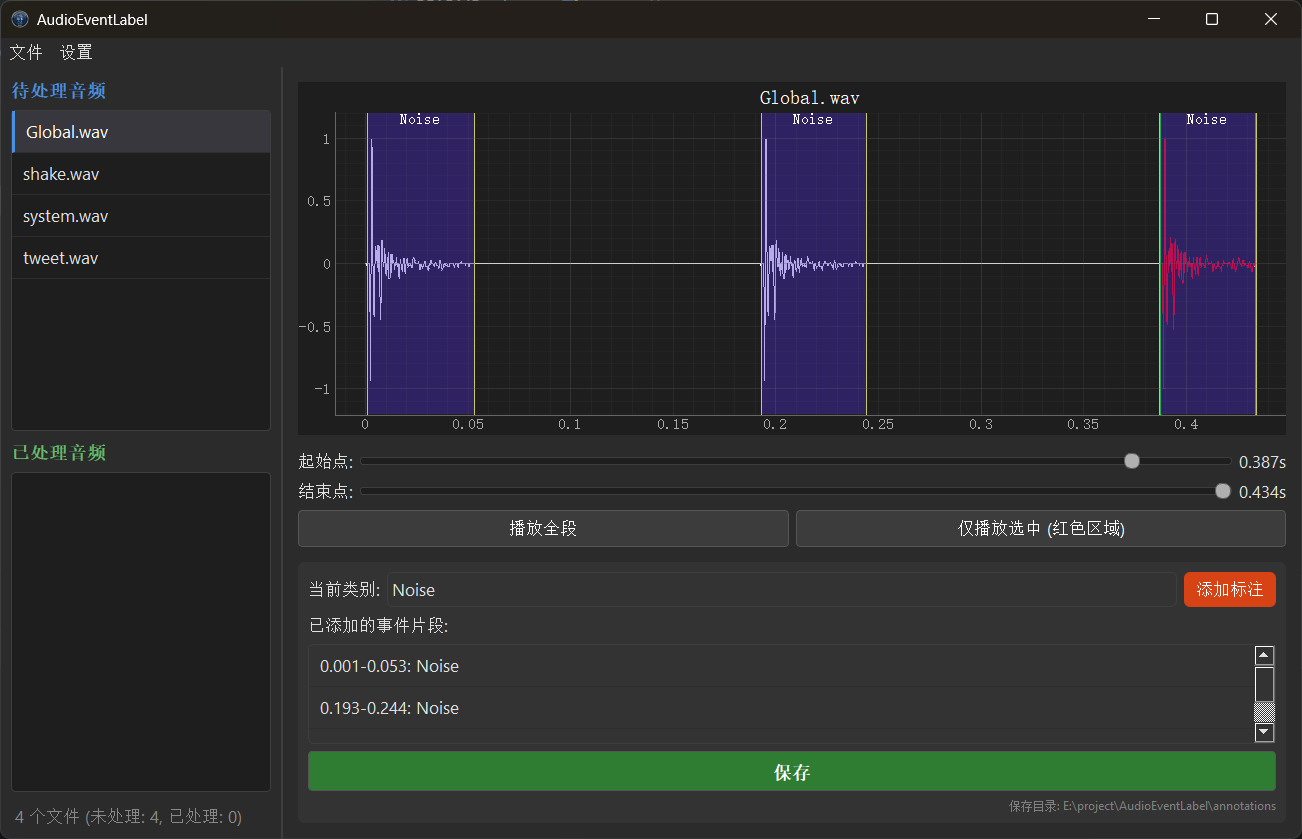

The script that drew this image:
# -*- coding: utf-8 -*-
import sys
import os
import json
import ctypes
import traceback
import threading
import numpy as np
import sounddevice as sd
import colorsys
import subprocess
import csv
import shutil
from send2trash import send2trash

# ------------------------ 禁止子进程弹出黑框的代码 ------------------------
if sys.platform.startswith('win'):
    _original_popen = subprocess.Popen


    def _no_window_popen(*args, **kwargs):
        if 'startupinfo' not in kwargs:
            startupinfo = subprocess.STARTUPINFO()
            startupinfo.dwFlags |= subprocess.STARTF_USESHOWWINDOW
            startupinfo.wShowWindow = subprocess.SW_HIDE
            kwargs['startupinfo'] = startupinfo

        if 'creationflags' not in kwargs:
            kwargs['creationflags'] = 0x08000000

        return _original_popen(*args, **kwargs)


    subprocess.Popen = _no_window_popen
# ---------------------------------------------------------------------

from pydub import AudioSegment
from PyQt5.QtWidgets import (QApplication, QMainWindow, QListWidget, QPushButton, QVBoxLayout, QWidget, QLabel,
                             QFileDialog, QMessageBox, QSlider, QSplitter, QMenuBar, QMenu, QComboBox,
                             QListWidgetItem, QAction, QAbstractItemView, QHBoxLayout)
from PyQt5.QtCore import Qt, pyqtSlot, QUrl
from PyQt5.QtGui import QIcon
from PyQt5.QtMultimedia import QMediaPlayer, QMediaContent
import pyqtgraph as pg


class AudioLabelTool(QMainWindow):
    def __init__(self):
        super().__init__()
        self.setWindowTitle("AudioEventLabel")

        # 获取程序所在的绝对路径
        if getattr(sys, 'frozen', False):
            self.base_path = os.path.dirname(sys.executable)
            self.resource_path = sys._MEIPASS
        else:
            self.base_path = os.path.dirname(os.path.abspath(__file__))
            self.resource_path = self.base_path

        self.config_path = os.path.join(self.base_path, 'config.json')

        # 设置 ffmpeg/ffprobe 路径
        ffmpeg_exe = os.path.join(self.resource_path, "ffmpeg.exe")
        ffprobe_exe = os.path.join(self.resource_path, "ffprobe.exe")
        if os.path.exists(ffmpeg_exe):
            AudioSegment.converter = ffmpeg_exe
            AudioSegment.ffprobe = ffprobe_exe

        # 默认配置
        self.config = {
            "annotation_dir": os.path.join(self.base_path, "annotations"),
            "categories_path": os.path.join(self.base_path, "categories.json")
        }
        self.load_config()

        # --- 定义目录和TSV路径 ---
        self.root_annotation_dir = self.config["annotation_dir"]

        # 定义 overlap 和 non-overlap 的文件夹路径
        self.overlap_dir = os.path.join(self.root_annotation_dir, "overlap")
        self.non_overlap_dir = os.path.join(self.root_annotation_dir, "non-overlap")

        # 定义对应的 TSV 路径
        self.overlap_tsv_path = os.path.join(self.overlap_dir, "overlap.tsv")
        self.non_overlap_tsv_path = os.path.join(self.non_overlap_dir, "non-overlap.tsv")

        # 初始化文件夹和TSV头
        self.init_directories_and_tsvs()

        # 缓存已处理的文件名
        self.processed_files_cache = set()
        self.refresh_processed_cache()

        # 核心数据变量
        self.current_audio_path = None
        self.y = None
        self.sr = None
        self.annotations_markers = []
        self.player = QMediaPlayer()

        # UI 初始化
        self.init_ui()
        self.init_plot()
        self.bind_signals()

        # 设置图标
        icon_file = os.path.join(self.resource_path, 'icon.png')
        if os.path.exists(icon_file):
            self.setWindowIcon(QIcon(icon_file))

        self.check_and_load_categories()
        self.set_windows_dark_titlebar()

    def load_config(self):
        if os.path.exists(self.config_path):
            try:
                with open(self.config_path, 'r', encoding='utf-8') as f:
                    saved_config = json.load(f)
                    self.config.update(saved_config)
            except Exception as e:
                print(f"读取配置失败: {e}")
        else:
            self.save_config()

    def save_config(self):
        try:
            with open(self.config_path, 'w', encoding='utf-8') as f:
                json.dump(self.config, f, ensure_ascii=False, indent=4)
        except Exception as e:
            print(f"保存配置失败: {e}")

    # --- TSV 和 目录初始化 Start ---
    def init_directories_and_tsvs(self):
        """确保文件夹存在，并且TSV文件有表头"""
        for dir_path, tsv_path in [
            (self.overlap_dir, self.overlap_tsv_path),
            (self.non_overlap_dir, self.non_overlap_tsv_path)
        ]:
            if not os.path.exists(dir_path):
                os.makedirs(dir_path)

            if not os.path.exists(tsv_path):
                try:
                    with open(tsv_path, 'w', newline='', encoding='utf-8') as f:
                        writer = csv.writer(f, delimiter='\t')
                        writer.writerow(['filename', 'onset', 'offset', 'event_label'])
                except Exception as e:
                    self.show_error(f"创建TSV文件失败: {tsv_path}\n{e}")

    def refresh_processed_cache(self):
        """扫描 overlap 和 non-overlap 文件夹中的音频文件"""
        self.processed_files_cache.clear()

        # 扫描 overlap 文件夹
        if os.path.exists(self.overlap_dir):
            for f in os.listdir(self.overlap_dir):
                if f.lower().endswith(('.wav', '.mp3', '.flac', '.ogg', '.m4a')):
                    self.processed_files_cache.add(f)

        # 扫描 non-overlap 文件夹
        if os.path.exists(self.non_overlap_dir):
            for f in os.listdir(self.non_overlap_dir):
                if f.lower().endswith(('.wav', '.mp3', '.flac', '.ogg', '.m4a')):
                    self.processed_files_cache.add(f)

    def get_annotations_for_file(self, filename):
        """从两个TSV中查找该文件的标注"""
        annotations = []

        def read_tsv(path, target_name):
            res = []
            if os.path.exists(path):
                try:
                    with open(path, 'r', encoding='utf-8') as f:
                        reader = csv.DictReader(f, delimiter='\t')
                        for row in reader:
                            if row['filename'] == target_name:
                                # 只有当 event_label 不为空时才解析为有效标注
                                # 这样可以兼容只有 filename 的“无事件”记录
                                if row.get('event_label', '').strip():
                                    res.append({
                                        'start': float(row['onset']),
                                        'end': float(row['offset']),
                                        'category': row['event_label']
                                    })
                except:
                    pass
            return res

        annotations.extend(read_tsv(self.overlap_tsv_path, filename))
        annotations.extend(read_tsv(self.non_overlap_tsv_path, filename))

        return annotations

    def update_tsv_file(self, tsv_path, filename, new_annotations, keep_record_if_empty=False):
        """
        如果 new_annotations 为空，且 keep_record_if_empty=True，
        则写入一行只有 filename 但其他字段为空的记录。
        """
        all_rows = []
        header = ['filename', 'onset', 'offset', 'event_label']

        if os.path.exists(tsv_path):
            with open(tsv_path, 'r', encoding='utf-8') as f:
                reader = csv.DictReader(f, delimiter='\t')
                if reader.fieldnames:
                    header = reader.fieldnames
                for row in reader:
                    # 剔除当前文件的旧记录
                    if row['filename'] != filename:
                        all_rows.append(row)

        # 追加新数据
        if len(new_annotations) == 0 and keep_record_if_empty:
            # [新功能] 写入无事件记录：只有文件名，时间戳和标签留空
            all_rows.append({
                'filename': filename,
                'onset': '',
                'offset': '',
                'event_label': ''
            })
        else:
            # 正常写入标注
            for ann in new_annotations:
                all_rows.append({
                    'filename': filename,
                    'onset': f"{ann['start']:.3f}",
                    'offset': f"{ann['end']:.3f}",
                    'event_label': ann['category']
                })

        try:
            with open(tsv_path, 'w', newline='', encoding='utf-8') as f:
                writer = csv.DictWriter(f, fieldnames=header, delimiter='\t')
                writer.writeheader()
                writer.writerows(all_rows)
        except Exception as e:
            self.show_error(f"写入TSV失败 ({os.path.basename(tsv_path)}): {e}")
            raise e

    def remove_file_from_all_tsvs(self, filename):
        """从所有TSV中移除记录（彻底删除）"""
        # 这里的 keep_record_if_empty 默认为 False，即彻底移除
        self.update_tsv_file(self.overlap_tsv_path, filename, [])
        self.update_tsv_file(self.non_overlap_tsv_path, filename, [])

    # --- TSV 相关辅助函数 End ---
    def check_and_load_categories(self):
        cat_path = self.config.get("categories_path", "")
        if not os.path.exists(cat_path):
            choice = QMessageBox.warning(
                self, "配置文件缺失",
                f"未能加载类别定义文件。\n路径不存在：\n{cat_path}\n\n请选择一个包含类别列表的 JSON 文件。",
                QMessageBox.Ok | QMessageBox.Cancel
            )
            if choice == QMessageBox.Ok:
                self.change_categories_path()
            else:
                self.category_combo_box.addItem("Default")
        else:
            self.load_categories_from_file(cat_path)

    def load_categories_from_file(self, path):
        self.category_combo_box.clear()
        try:
            with open(path, 'r', encoding='utf-8') as f:
                items = json.load(f)
                if items and isinstance(items, list):
                    self.category_combo_box.addItems(items)
                    return True
                else:
                    self.category_combo_box.addItem("Default")
                    self.show_error("类别文件格式错误：必须是 JSON 字符串列表。")
                    return False
        except Exception as e:
            self.show_error(f"读取类别文件失败: {e}")
            self.category_combo_box.addItem("Default")

    def init_ui(self):
        self.apply_modern_style()

        menubar = self.menuBar()
        file_menu = menubar.addMenu("文件")
        file_menu.addAction("打开文件", self.select_files)
        file_menu.addAction("打开文件夹", self.select_folder)
        settings_menu = menubar.addMenu("设置")
        settings_menu.addAction("设置标注保存目录", self.change_annotation_dir)
        settings_menu.addAction("导入类别文件", self.change_categories_path)

        # 左侧列表
        self.unprocessed_list = self.create_list_widget()
        self.processed_list = self.create_list_widget()
        self.audio_count_label = QLabel("0 个文件")
        self.audio_count_label.setStyleSheet("color: #888; margin-top: 5px;")

        left_layout = QVBoxLayout()
        left_layout.setContentsMargins(10, 10, 10, 10)
        left_layout.setSpacing(8)

        l1 = QLabel("待处理音频")
        l1.setStyleSheet("font-weight: bold; font-size: 11pt; color: #4a90e2;")
        left_layout.addWidget(l1)
        left_layout.addWidget(self.unprocessed_list)

        l2 = QLabel("已处理音频")
        l2.setStyleSheet("font-weight: bold; font-size: 11pt; color: #66bb6a;")
        left_layout.addWidget(l2)
        left_layout.addWidget(self.processed_list)
        left_layout.addWidget(self.audio_count_label)

        left_widget = QWidget()
        left_widget.setLayout(left_layout)

        # 右侧工作区
        right_layout = QVBoxLayout()
        right_layout.setContentsMargins(15, 15, 15, 15)
        right_layout.setSpacing(15)

        self.plot_widget = pg.PlotWidget()
        self.plot_widget.showGrid(True, True, alpha=0.3)
        self.plot_widget.setYRange(-1.1, 1.1)
        self.plot_widget.getPlotItem().getViewBox().setMouseEnabled(x=False, y=False)
        right_layout.addWidget(self.plot_widget, stretch=2)

        control_panel = QWidget()
        control_layout = QVBoxLayout(control_panel)
        control_layout.setContentsMargins(0, 0, 0, 0)

        self.start_slider = self.create_slider(self.update_range)
        self.end_slider = self.create_slider(self.update_range)
        self.start_time_label = QLabel("0.000s")
        self.end_time_label = QLabel("0.000s")

        control_layout.addLayout(self.create_slider_layout("起始点:", self.start_slider, self.start_time_label))
        control_layout.addLayout(self.create_slider_layout("结束点:", self.end_slider, self.end_time_label))

        btn_layout = QHBoxLayout()
        self.play_button = QPushButton("播放全段")
        self.play_button.setCursor(Qt.PointingHandCursor)
        self.play_button.setMinimumHeight(35)
        self.play_selected_button = QPushButton("仅播放选中 (红色区域)")
        self.play_selected_button.setCursor(Qt.PointingHandCursor)
        self.play_selected_button.setMinimumHeight(35)

        btn_layout.addWidget(self.play_button)
        btn_layout.addWidget(self.play_selected_button)
        control_layout.addLayout(btn_layout)
        right_layout.addWidget(control_panel)

        action_group = QWidget()
        action_group.setStyleSheet("background-color: #333; border-radius: 6px;")
        action_layout = QVBoxLayout(action_group)
        action_layout.setContentsMargins(10, 10, 10, 10)

        row1 = QHBoxLayout()
        self.category_combo_box = QComboBox()
        self.category_combo_box.setMinimumHeight(30)
        self.add_button = QPushButton("添加标注")
        self.add_button.setMinimumHeight(30)
        self.add_button.setStyleSheet("background-color: #d84315; border: none;")

        row1.addWidget(QLabel("当前类别:"))
        row1.addWidget(self.category_combo_box, 1)
        row1.addWidget(self.add_button)
        action_layout.addLayout(row1)

        self.annotation_list = QListWidget()
        self.annotation_list.setContextMenuPolicy(Qt.CustomContextMenu)
        self.annotation_list.customContextMenuRequested.connect(self.show_annotation_context_menu)
        self.annotation_list.setMaximumHeight(100)
        action_layout.addWidget(QLabel("已添加的事件片段:"))
        action_layout.addWidget(self.annotation_list)

        row_save = QHBoxLayout()
        self.save_button = QPushButton("保存")
        self.save_button.setMinimumHeight(40)
        self.save_button.setCursor(Qt.PointingHandCursor)
        self.save_button.setStyleSheet("""
            QPushButton { font-weight: bold; font-size: 11pt; background-color: #2e7d32; border-radius: 4px; }
            QPushButton:hover { background-color: #388e3c; }
        """)

        self.path_status_label = QLabel(f"保存目录: {self.root_annotation_dir}")
        self.path_status_label.setStyleSheet("color: gray; font-size: 12px;")

        row_save.addWidget(self.save_button)
        action_layout.addLayout(row_save)
        action_layout.addWidget(self.path_status_label, 0, Qt.AlignRight)

        right_layout.addWidget(action_group)

        right_widget = QWidget()
        right_widget.setLayout(right_layout)

        splitter = QSplitter(Qt.Horizontal)
        splitter.addWidget(left_widget)
        splitter.addWidget(right_widget)
        splitter.setHandleWidth(2)
        splitter.setSizes([280, 1020])
        splitter.setStretchFactor(0, 0)
        splitter.setStretchFactor(1, 1)

        self.resize(1300, 800)
        self.setCentralWidget(splitter)

    def set_windows_dark_titlebar(self):
        try:
            if sys.platform.startswith('win'):
                DWMWA_USE_IMMERSIVE_DARK_MODE = 20
                set_window_attribute = ctypes.windll.dwmapi.DwmSetWindowAttribute
                hwnd = int(self.winId())
                rendering_policy = ctypes.c_int(1)
                set_window_attribute(hwnd, DWMWA_USE_IMMERSIVE_DARK_MODE, ctypes.byref(rendering_policy),
                                     ctypes.sizeof(rendering_policy))
                self.repaint()
        except:
            pass

    def change_annotation_dir(self):
        current_dir = self.config.get("annotation_dir", "")
        new_dir = QFileDialog.getExistingDirectory(self, "选择标注文件存放根目录", current_dir)

        if new_dir:
            self.config["annotation_dir"] = new_dir
            self.root_annotation_dir = new_dir
            self.overlap_dir = os.path.join(new_dir, "overlap")
            self.non_overlap_dir = os.path.join(new_dir, "non-overlap")
            self.overlap_tsv_path = os.path.join(self.overlap_dir, "overlap.tsv")
            self.non_overlap_tsv_path = os.path.join(self.non_overlap_dir, "non-overlap.tsv")

            self.save_config()
            self.init_directories_and_tsvs()

            self.path_status_label.setText(f"根目录: .../{os.path.basename(new_dir)}")

            self.refresh_processed_cache()
            self.refresh_file_lists_status()

            QMessageBox.information(self, "设置更新", "标注保存路径已更新，目录结构已初始化。")

    def change_categories_path(self):
        file_path, _ = QFileDialog.getOpenFileName(
            self, "选择类别配置文件", self.base_path, "JSON Files (*.json);;All Files (*)"
        )
        if file_path:
            self.config["categories_path"] = file_path
            self.save_config()
            if self.load_categories_from_file(file_path):
                QMessageBox.information(self, "成功", f"已加载类别文件：\n{os.path.basename(file_path)}")

    def refresh_file_lists_status(self):
        all_items = []
        for i in range(self.unprocessed_list.count()):
            all_items.append(self.unprocessed_list.item(i).data(Qt.UserRole))
        for i in range(self.processed_list.count()):
            all_items.append(self.processed_list.item(i).data(Qt.UserRole))

        self.unprocessed_list.clear()
        self.processed_list.clear()
        self.reset_ui_state()

        for path in all_items:
            self.add_file_to_list(path)

    def init_plot(self):
        self.main_curve = None
        self.plot_widget.setBackground('#1e1e1e')
        self.plot_widget.getAxis('left').setPen('#666')
        self.plot_widget.getAxis('left').setTextPen('#aaa')
        self.plot_widget.getAxis('bottom').setPen('#666')
        self.plot_widget.getAxis('bottom').setTextPen('#aaa')

    def create_list_widget(self):
        lw = QListWidget()
        lw.setContextMenuPolicy(Qt.CustomContextMenu)
        lw.customContextMenuRequested.connect(self.show_file_list_context_menu)
        return lw

    def create_slider(self, callback):
        slider = QSlider(Qt.Horizontal)
        slider.valueChanged.connect(callback)
        return slider

    def create_slider_layout(self, label_text, slider, time_label):
        layout = QHBoxLayout()
        layout.addWidget(QLabel(label_text))
        layout.addWidget(slider)
        layout.addWidget(time_label)
        return layout

    def bind_signals(self):
        self.unprocessed_list.itemClicked.connect(self.on_file_selected)
        self.processed_list.itemClicked.connect(self.on_file_selected)
        self.play_button.clicked.connect(self.play_audio)
        self.play_selected_button.clicked.connect(self.play_selected_audio)
        self.add_button.clicked.connect(self.add_annotation)
        self.save_button.clicked.connect(self.save_annotations)

    @pyqtSlot()
    def on_file_selected(self):
        sender = self.sender()
        if isinstance(sender, QListWidget):
            target_list = sender
        else:
            target_list = self.unprocessed_list

        item = target_list.currentItem()
        if not item: return

        audio_path = item.data(Qt.UserRole)
        if self.current_audio_path == audio_path and self.y is not None:
            return

        self.reset_ui_state(keep_selection=True)
        self.current_audio_path = audio_path

        self.player.setMedia(QMediaContent(QUrl.fromLocalFile(audio_path)))
        if self.load_waveform_data(audio_path):
            self.restore_annotations(audio_path)

    def load_waveform_data(self, audio_path):
        try:
            file_name = os.path.basename(audio_path)
            self.plot_widget.setTitle(f"{file_name}", color='#ffffff', size='12pt')

            audio = AudioSegment.from_file(audio_path)
            if audio.channels > 1: audio = audio.set_channels(1)

            data = np.array(audio.get_array_of_samples())
            self.y = data.astype(np.float32) / (2 ** (audio.sample_width * 8 - 1))
            self.sr = audio.frame_rate

            max_val = len(self.y) - 1
            self.start_slider.setMaximum(max_val)
            self.end_slider.setMaximum(max_val)
            self.start_slider.setValue(0)
            self.end_slider.setValue(max_val)
            self.update_waveform()
            return True
        except Exception as e:
            self.show_error(f"加载音频失败: {str(e)}")
            return False

    @pyqtSlot()
    def update_range(self):
        s_val = self.start_slider.value()
        e_val = self.end_slider.value()
        sender = self.sender()
        if sender == self.start_slider and s_val > e_val:
            self.end_slider.setValue(s_val)
        elif sender == self.end_slider and e_val < s_val:
            self.start_slider.setValue(e_val)

        if self.sr:
            self.start_time_label.setText(f"{self.start_slider.value() / self.sr:.3f}s")
            self.end_time_label.setText(f"{self.end_slider.value() / self.sr:.3f}s")
        self.update_waveform()

    def update_waveform(self):
        if self.y is None or self.sr is None: return
        start_idx = self.start_slider.value()
        end_idx = self.end_slider.value()

        self.plot_widget.clear()
        self.annotations_markers = []

        x_full = np.arange(len(self.y)) / self.sr
        self.plot_widget.plot(x_full, self.y, pen='w', alpha=0.5)

        if start_idx < end_idx:
            x_sel = np.arange(start_idx, end_idx) / self.sr
            y_sel = self.y[start_idx:end_idx]
            self.plot_widget.plot(x_sel, y_sel, pen='r')

        self.plot_widget.addItem(pg.InfiniteLine(pos=start_idx / self.sr, angle=90, pen='g', movable=False))
        self.plot_widget.addItem(pg.InfiniteLine(pos=end_idx / self.sr, angle=90, pen='g', movable=False))

        for i in range(self.annotation_list.count()):
            self.draw_annotation_on_plot(self.annotation_list.item(i).text())

    def draw_annotation_on_plot(self, text):
        try:
            time_part, cat_part = text.split(':')
            start_t, end_t = map(float, time_part.split('-'))
            category = cat_part.strip()

            cats = [self.category_combo_box.itemText(i) for i in range(self.category_combo_box.count())]
            color_idx = cats.index(category) if category in cats else 0
            rgb = colorsys.hsv_to_rgb(color_idx / max(1, len(cats)), 0.8, 0.8)
            color = (int(rgb[0] * 255), int(rgb[1] * 255), int(rgb[2] * 255), 100)

            region = pg.LinearRegionItem([start_t, end_t], brush=color, movable=False)
            label = pg.TextItem(category, color='w', anchor=(0.5, 1))
            label.setPos((start_t + end_t) / 2, 1.05)

            self.plot_widget.addItem(region)
            self.plot_widget.addItem(label)
            self.annotations_markers.append({'region': region, 'label': label, 'text': text})
        except:
            pass

    @pyqtSlot()
    def add_annotation(self):
        if not self.sr: return
        start = self.start_slider.value() / self.sr
        end = self.end_slider.value() / self.sr
        cat = self.category_combo_box.currentText()
        txt = f"{start:.3f}-{end:.3f}: {cat}"
        self.annotation_list.addItem(txt)
        self.draw_annotation_on_plot(txt)

    def check_is_overlap(self, annotations):
        """判断标注列表是否存在时间重叠"""
        if len(annotations) < 2:
            return False
        sorted_anns = sorted(annotations, key=lambda x: x['start'])
        for i in range(1, len(sorted_anns)):
            prev = sorted_anns[i - 1]
            curr = sorted_anns[i]
            if curr['start'] < prev['end']:
                return True
        return False

    @pyqtSlot()
    def save_annotations(self):
        if not self.current_audio_path: return

        # 1. 收集当前UI上的标注
        new_data = []
        for i in range(self.annotation_list.count()):
            txt = self.annotation_list.item(i).text()
            try:
                t, c = txt.split(':')
                s, e = map(float, t.split('-'))
                new_data.append({'start': s, 'end': e, 'category': c.strip()})
            except Exception as e:
                self.show_error(f"解析标注错误: {e}")
                return

        file_name = os.path.basename(self.current_audio_path)
        source_path = self.current_audio_path

        try:
            is_empty_labels = (len(new_data) == 0)
            is_overlap = self.check_is_overlap(new_data)

            target_operations = []

            if is_empty_labels:
                target_operations = [
                    (self.overlap_tsv_path, self.overlap_dir, 'copy'),
                    (self.non_overlap_tsv_path, self.non_overlap_dir, 'move')
                ]
            else:
                if is_overlap:
                    target_operations = [(self.overlap_tsv_path, self.overlap_dir, 'move')]
                else:
                    target_operations = [(self.non_overlap_tsv_path, self.non_overlap_dir, 'move')]

            final_dest_path = None

            for tsv, target_dir, method in target_operations:
                # [修改] 传递 keep_record_if_empty 参数
                # 如果是无事件的情况，我们需要在TSV中强制写入一条只有文件名的记录
                self.update_tsv_file(tsv, file_name, new_data, keep_record_if_empty=is_empty_labels)

                dest_path = os.path.join(target_dir, file_name)

                if os.path.normpath(source_path) != os.path.normpath(dest_path):
                    if os.path.exists(dest_path):
                        os.remove(dest_path)

                    if method == 'copy':
                        shutil.copy2(source_path, dest_path)
                    elif method == 'move':
                        shutil.move(source_path, dest_path)
                        self.current_audio_path = dest_path
                        final_dest_path = dest_path

            if final_dest_path is None and os.path.exists(source_path):
                final_dest_path = source_path

            # 清理旧数据逻辑 (这里的 update_tsv_file 默认 keep=False，所以会删除记录)
            if not is_empty_labels:
                if is_overlap:
                    self.update_tsv_file(self.non_overlap_tsv_path, file_name, [])
                else:
                    self.update_tsv_file(self.overlap_tsv_path, file_name, [])

            msg_suffix = " (重叠)" if is_overlap else " (非重叠)"
            if is_empty_labels: msg_suffix = " (无事件 - 双重归档)"

            QMessageBox.information(self, "成功", f"文件已处理{msg_suffix}\n并已移动至对应文件夹。")

            # 更新UI列表
            self.processed_files_cache.add(file_name)

            items_to_move = []

            # 在 Unprocessed 找
            search_matches = self.unprocessed_list.findItems(file_name, Qt.MatchExactly)
            for item in search_matches:
                items_to_move.append((self.unprocessed_list, item))

            # 在 Processed 找
            if not items_to_move:
                search_matches_p = self.processed_list.findItems(file_name, Qt.MatchExactly)
                for item in search_matches_p:
                    items_to_move.append((self.processed_list, item))

            for list_widget, item in items_to_move:
                row = list_widget.row(item)
                taken_item = list_widget.takeItem(row)
                if final_dest_path:
                    taken_item.setData(Qt.UserRole, final_dest_path)
                    taken_item.setToolTip(final_dest_path)
                self.processed_list.insertItem(0, taken_item)

            self.update_audio_count()
            self.auto_load_next()

        except Exception as e:
            self.show_error(f"保存处理失败: {traceback.format_exc()}")

    def auto_load_next(self):
        if self.unprocessed_list.count() > 0:
            self.unprocessed_list.setCurrentRow(0)
            self.on_file_selected()
        else:
            self.reset_ui_state()

    def show_file_list_context_menu(self, pos):
        sender_list = self.sender()
        item = sender_list.itemAt(pos)
        if item:
            menu = QMenu()
            menu.setStyleSheet("""
                QMenu {
                    background-color: #2b2b2b;
                    border: 1px solid #3e3e3e;
                    border-radius: 6px;
                    padding: 4px;
                }
                QMenu::item {
                    padding: 8px 25px;
                    color: #eee;
                    border-radius: 4px;
                    margin: 2px;
                }
                QMenu::item:selected {
                    background-color: #c62828;
                    color: white;
                    font-weight: bold;
                }
            """)
            if sender_list == self.processed_list:
                action = menu.addAction("🗑️ 删除文件(含重叠/非重叠)及记录")
            elif sender_list == self.unprocessed_list:
                action = menu.addAction("🗑️ 删除文件")
            action.triggered.connect(lambda: self.delete_file_item(sender_list, item))
            menu.exec_(sender_list.mapToGlobal(pos))

    def show_annotation_context_menu(self, pos):
        item = self.annotation_list.itemAt(pos)
        if item:
            menu = QMenu()
            menu.setStyleSheet("""
                QMenu {
                    background-color: #2b2b2b;
                    border: 1px solid #3e3e3e;
                    border-radius: 6px;
                    padding: 4px;
                }
                QMenu::item {
                    padding: 8px 25px;
                    color: #eee;
                    border-radius: 4px;
                    margin: 2px;
                }
                QMenu::item:selected {
                    background-color: #d84315;
                    color: white;
                    font-weight: bold;
                }
            """)
            action = menu.addAction("✕ 删除此标注")
            action.triggered.connect(lambda: self.delete_annotation_item(item))
            menu.exec_(self.annotation_list.mapToGlobal(pos))

    def delete_file_item(self, list_widget, item):
        raw_path = item.data(Qt.UserRole)
        path = os.path.normpath(raw_path)
        file_name = os.path.basename(path)

        reply = QMessageBox.question(
            self, "确认删除",
            f"确定要删除文件 \"{file_name}\" 吗？\n\n该操作会尝试从 Overlap 和 Non-overlap 文件夹中查找并删除该文件及其标注记录。",
            QMessageBox.Yes | QMessageBox.No, QMessageBox.No
        )
        if reply != QMessageBox.Yes: return

        row = list_widget.row(item)
        list_widget.takeItem(row)

        try:
            self.remove_file_from_all_tsvs(file_name)
        except Exception as e:
            self.show_error(f"更新TSV失败: {str(e)}")

        deleted_count = 0
        for d in [self.overlap_dir, self.non_overlap_dir]:
            p = os.path.join(d, file_name)
            if os.path.exists(p):
                try:
                    send2trash(p)
                    deleted_count += 1
                except Exception as e:
                    print(f"删除失败 {p}: {e}")

        if os.path.exists(path):
            try:
                send2trash(path)
                deleted_count += 1
            except:
                pass

        if deleted_count == 0:
            if os.path.exists(path):
                send2trash(path)

        self.update_audio_count()
        current_path_norm = os.path.normpath(self.current_audio_path) if self.current_audio_path else None

        if current_path_norm and file_name == os.path.basename(current_path_norm):
            self.reset_ui_state()
            self.plot_widget.setTitle("")

        QMessageBox.information(self, "操作成功", f"文件 \"{file_name}\" 已移除。")

    def delete_annotation_item(self, item):
        row = self.annotation_list.row(item)
        self.annotation_list.takeItem(row)
        self.update_waveform()

    def reset_ui_state(self, keep_selection=False):
        self.player.stop()
        self.y = None
        self.sr = None
        if not keep_selection:
            self.current_audio_path = None
        self.start_slider.setValue(0)
        self.end_slider.setValue(0)
        self.start_time_label.setText("0.000s")
        self.end_time_label.setText("0.000s")
        self.plot_widget.clear()
        self.annotation_list.clear()
        self.annotations_markers = []

    def select_files(self):
        files, _ = QFileDialog.getOpenFileNames(
            self, "选择音频", "", "Audio (*.wav *.mp3 *.flac *.ogg *.aac *.m4a *.wma *.aiff)"
        )
        if files:
            self.refresh_processed_cache()
            for f in files:
                self.add_file_to_list(f)

    def select_folder(self):
        folder = QFileDialog.getExistingDirectory(self, "选择文件夹")
        if folder:
            self.refresh_processed_cache()
            for f in os.listdir(folder):
                if f.endswith(('.wav', '.mp3', '.flac', '.ogg', '.aac', '.m4a', '.wma', '.aiff')):
                    self.add_file_to_list(os.path.join(folder, f))

    def add_file_to_list(self, path):
        file_name = os.path.basename(path)
        is_processed = file_name in self.processed_files_cache

        target_list = self.processed_list if is_processed else self.unprocessed_list

        exists = False
        for i in range(target_list.count()):
            if target_list.item(i).data(Qt.UserRole) == path:
                exists = True
                break

        if target_list == self.processed_list:
            for i in range(target_list.count()):
                if os.path.basename(target_list.item(i).data(Qt.UserRole)) == file_name:
                    exists = True
                    break

        if not exists:
            item = QListWidgetItem(file_name)
            item.setData(Qt.UserRole, path)
            item.setToolTip(path)
            target_list.addItem(item)
        self.update_audio_count()

    def update_audio_count(self):
        c1 = self.unprocessed_list.count()
        c2 = self.processed_list.count()
        self.audio_count_label.setText(f"{c1 + c2} 个文件 (未处理: {c1}, 已处理: {c2})")

    def restore_annotations(self, audio_path):
        self.annotation_list.clear()
        filename = os.path.basename(audio_path)
        data = self.get_annotations_for_file(filename)

        for item in data:
            txt = f"{item['start']:.3f}-{item['end']:.3f}: {item['category']}"
            self.annotation_list.addItem(txt)

        if data:
            self.update_waveform()

    def play_audio(self):
        if self.player.state() == QMediaPlayer.PlayingState:
            self.player.pause()
        else:
            self.player.play()

    def play_selected_audio(self):
        if self.y is not None and self.sr:
            s = self.start_slider.value()
            e = self.end_slider.value()
            if s < e:
                threading.Thread(target=lambda: sd.play(self.y[s:e], self.sr)).start()

    def show_error(self, msg):
        QMessageBox.critical(self, "错误", msg)

    def apply_modern_style(self):
        style_sheet = """
        QMainWindow, QWidget { background-color: #2b2b2b; color: #e0e0e0; font-family: "Segoe UI", sans-serif; font-size: 10pt; }
        QListWidget { background-color: #1e1e1e; border: 1px solid #3e3e3e; border-radius: 4px; outline: none; }
        QListWidget::item { padding: 8px; border-bottom: 1px solid #2e2e2e; }
        QListWidget::item:selected { background-color: #37373d; border-left: 3px solid #4a90e2; color: #ffffff; }
        QListWidget::item:hover { background-color: #2a2d35; }
        QPushButton { background-color: #3c3c3c; border: 1px solid #555; border-radius: 4px; padding: 6px 12px; color: #fff; }
        QPushButton:hover { background-color: #4a90e2; border: 1px solid #4a90e2; }
        QPushButton:pressed { background-color: #357abd; }
        QPushButton[text="保存并自动归类"] { background-color: #2e7d32; border: none; }
        QPushButton[text="保存并自动归类"]:hover { background-color: #388e3c; }
        QSlider::groove:horizontal { border: 1px solid #3d3d3d; height: 6px; background: #1e1e1e; margin: 2px 0; border-radius: 3px; }
        QSlider::handle:horizontal { background: #b0b0b0; border: 1px solid #5c5c5c; width: 14px; height: 14px; margin: -5px 0; border-radius: 7px; }
        QSlider::handle:horizontal:hover { background: #4a90e2; }
        QComboBox { background-color: #1e1e1e; border: 1px solid #3e3e3e; border-radius: 4px; padding: 4px; }
        QComboBox::drop-down { border: none; }
        QComboBox QAbstractItemView { background-color: #1e1e1e; selection-background-color: #4a90e2; color: #e0e0e0; }
        QSplitter::handle { background-color: #3e3e3e; }
        QMenu { background-color: #2d2d2d; border: 1px solid #454545; border-radius: 6px; padding: 4px 0; }
        QMenu::item { background-color: transparent; padding: 6px 20px; margin: 2px 5px; color: #e0e0e0; border-radius: 4px; }
        QMenu::item:selected { background-color: #4a90e2; color: #ffffff; }
        QMenu::separator { height: 1px; background-color: #555; margin: 4px 0; }
        QMenuBar::item:selected { background-color: #5d5d5d; color: #ffffff; }
        """
        self.setStyleSheet(style_sheet)


def handle_exception(exc_type, exc_value, exc_traceback):
    if issubclass(exc_type, KeyboardInterrupt):
        sys.__excepthook__(exc_type, exc_value, exc_traceback)
    else:
        print("未捕获的异常:", exc_type, exc_value)
        traceback.print_exception(exc_type, exc_value, exc_traceback)


if __name__ == '__main__':
    sys.excepthook = handle_exception
    app = QApplication(sys.argv)
    window = AudioLabelTool()
    window.show()
    sys.exit(app.exec_())
